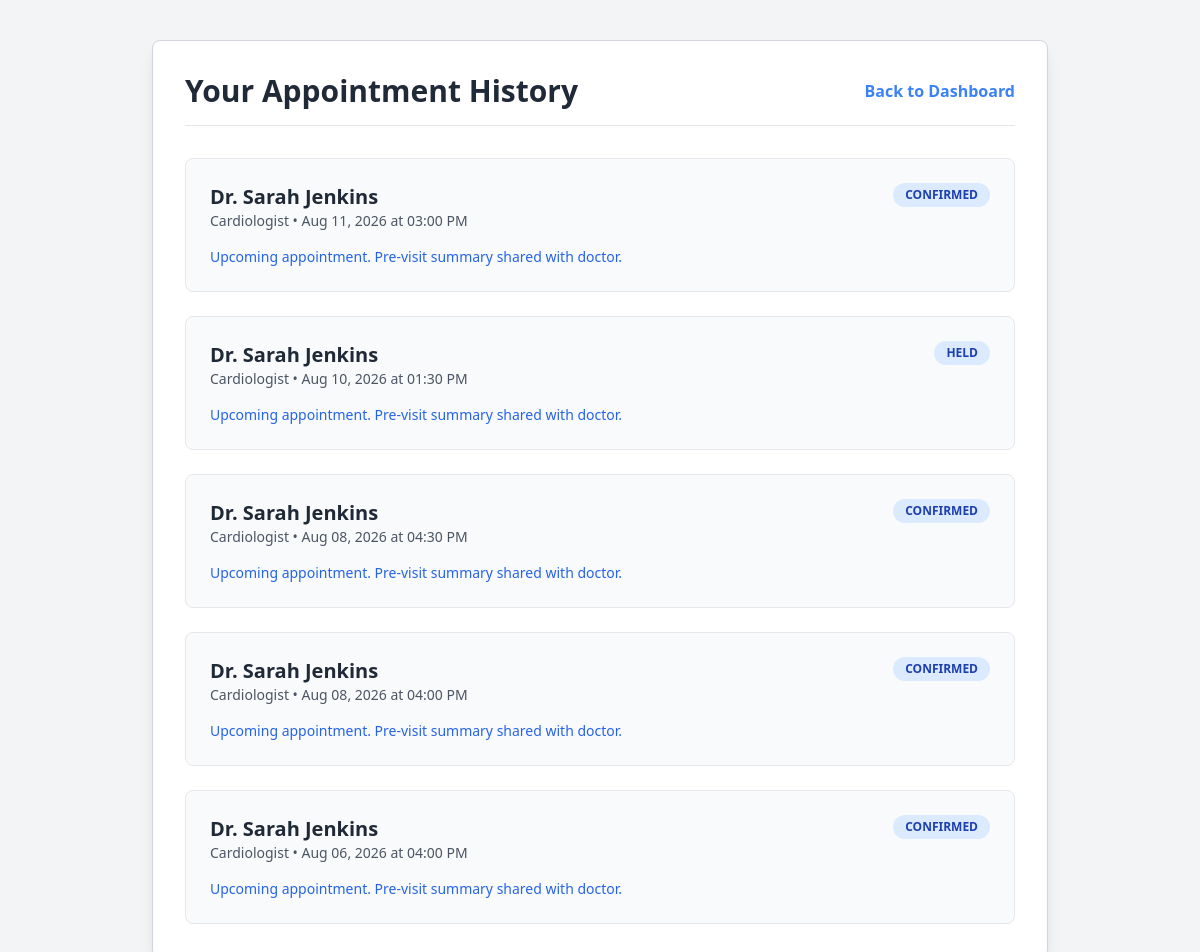
The app's page /patient/history (signed in) with its own data.
### app/models/__init__.py (models this page shows, shortened)
class User(db.Model, UserMixin):
    __tablename__ = 'users'
    id = db.Column(db.Integer, primary_key=True)
    name = db.Column(db.String(100), nullable=False)
    email = db.Column(db.String(120), unique=True, nullable=False)
    password_hash = db.Column(db.String(256), nullable=False)
    role = db.Column(db.String(20), nullable=False) # 'admin', 'doctor', or 'patient'

class DoctorProfile(db.Model):
    __tablename__ = 'doctor_profiles'
    id = db.Column(db.Integer, primary_key=True)
    user_id = db.Column(db.Integer, db.ForeignKey('users.id'), nullable=False)
    specialization = db.Column(db.String(100), nullable=False)
    working_hours_start = db.Column(db.String(5), default='09:00') # HH:MM format
    working_hours_end = db.Column(db.String(5), default='17:00')
    slot_duration_mins = db.Column(db.Integer, default=30)
    user = db.relationship('User', backref=db.backref('doctor_profile', uselist=False))

class Appointment(db.Model):
    __tablename__ = 'appointments'
    id = db.Column(db.Integer, primary_key=True)
    patient_id = db.Column(db.Integer, db.ForeignKey('users.id'), nullable=False)
    doctor_id = db.Column(db.Integer, db.ForeignKey('doctor_profiles.id'), nullable=False)
    start_time = db.Column(db.DateTime, nullable=False)
    end_time = db.Column(db.DateTime, nullable=False)
    status = db.Column(db.String(20), default='held') # held, pending, confirmed, cancelled, completed
    calendar_event_id = db.Column(db.String(100), nullable=True) # For Google Calendar

### app/routes/patient.py (the view)
@patient_bp.route('/history')
@login_required
def history():
    appointments = Appointment.query.filter_by(patient_id=current_user.id).order_by(Appointment.start_time.desc()).all()
    history_data = []
    for appt in appointments:
        doc_profile = DoctorProfile.query.get(appt.doctor_id)
        doctor_user = User.query.get(doc_profile.user_id) if doc_profile else None
        post_summary = PostVisitSummary.query.filter_by(appointment_id=appt.id).first()
        history_data.append({
            'appointment': appt,
            'doctor_name': doctor_user.name if doctor_user else 'Unknown',
            'specialization': doc_profile.specialization if doc_profile else 'General',
            'post_summary': post_summary
        })
    return render_template('patient_history.html', history_data=history_data)

### app/templates/patient_history.html
{% extends "base.html" %}
{% block content %}
<div class="max-w-4xl mx-auto bg-white p-8 border border-gray-300 shadow-lg rounded-lg mt-8">
    <div class="flex justify-between items-center mb-8 border-b pb-4">
        <h2 class="text-3xl font-bold text-gray-800">Your Appointment History</h2>
        <a href="{{ url_for('patient.dashboard') }}" class="text-blue-500 hover:underline font-semibold">
            Back to Dashboard
        </a>
    </div>
    {% if not history_data %}
        <p class="text-gray-500 italic text-center py-6">You have no appointment records yet.</p>
    {% else %}
        <div class="space-y-6">
            {% for item in history_data %}
                <div class="p-6 rounded-lg border {% if item.appointment.status == 'completed' %}border-green-200 bg-green-50/40{% else %}border-gray-200 bg-gray-50{% endif %}">
                    <div class="flex justify-between items-start mb-4">
                        <div>
                            <h3 class="text-xl font-bold text-gray-800">Dr. {{ item.doctor_name }}</h3>
                            <p class="text-sm text-gray-600 font-medium">{{ item.specialization }} &bull; {{ item.appointment.start_time.strftime('%b %d, %Y at %I:%M %p') }}</p>
                        </div>
                        <span class="px-3 py-1 rounded-full text-xs font-semibold uppercase {% if item.appointment.status == 'completed' %}bg-green-100 text-green-800{% else %}bg-blue-100 text-blue-800{% endif %}">
                            {{ item.appointment.status }}
                        </span>
                    </div>
                    {% if item.post_summary and item.post_summary.ai_friendly_summary %}
                        <div class="mt-4 bg-white p-5 rounded-lg border border-green-200 shadow-sm">
                            <h4 class="font-bold text-green-900 mb-2 border-b pb-2 flex items-center gap-2">
                                <span>📋</span> Post-Visit Care Summary & Instructions
                            </h4>
                            <div class="text-gray-700 text-sm prose max-w-none leading-relaxed">
                                {{ item.post_summary.ai_friendly_summary | markdown | safe }}
                            </div>
                        </div>
                    {% elif item.appointment.status == 'completed' %}
                        <div class="mt-3 text-sm text-gray-500 italic">
                            Consultation complete. Notes are being finalized.
                        </div>
                    {% else %}
                        <div class="mt-3 text-sm text-blue-600 font-medium">
                            Upcoming appointment. Pre-visit summary shared with doctor.
                        </div>
                    {% endif %}
                </div>
            {% endfor %}
        </div>
    {% endif %}
</div>
{% endblock %}

### records on screen
User: doctor_name "Sarah Jenkins" "Sarah Jenkins" "Sarah Jenkins" "Sarah Jenkins" "Sarah Jenkins"
DoctorProfile: specialization "Cardiologist" "Cardiologist" "Cardiologist" "Cardiologist" "Cardiologist"
Appointment: appointment.start_time "Aug 11, 2026 at 03:00 PM", appointment.status "CONFIRMED"
Appointment: appointment.start_time "Aug 10, 2026 at 01:30 PM", appointment.status "HELD"
Appointment: appointment.start_time "Aug 08, 2026 at 04:30 PM", appointment.status "CONFIRMED"
Appointment: appointment.start_time "Aug 08, 2026 at 04:00 PM", appointment.status "CONFIRMED"
Appointment: appointment.start_time "Aug 06, 2026 at 04:00 PM", appointment.status "CONFIRMED"
